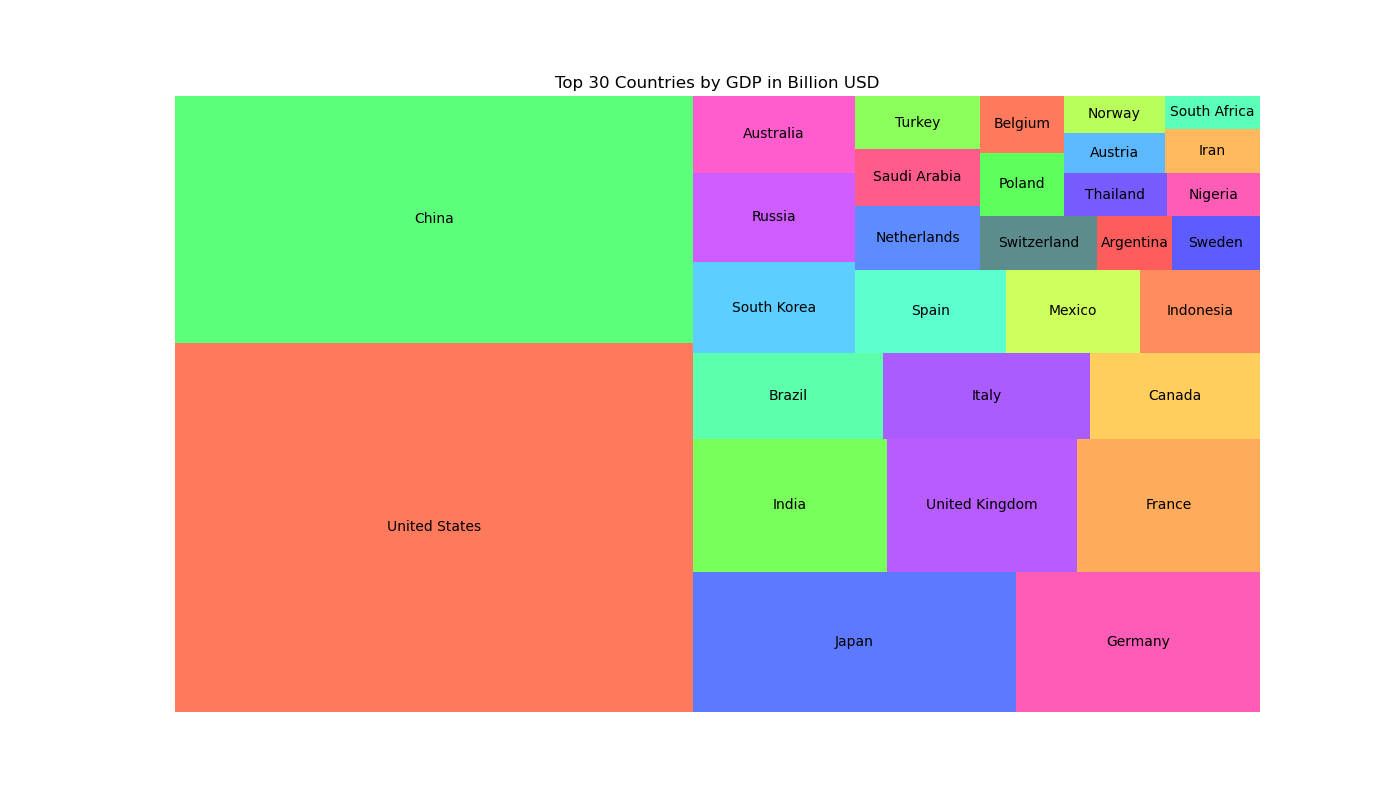

The script that drew this image:

import matplotlib.pyplot as plt
import squarify

# Data
labels = [
    'United States', 'China', 'Japan', 'Germany', 'India', 'United Kingdom', 
    'France', 'Brazil', 'Italy', 'Canada', 'South Korea', 'Russia', 
    'Australia', 'Spain', 'Mexico', 'Indonesia', 'Netherlands', 'Saudi Arabia', 
    'Turkey', 'Switzerland', 'Argentina', 'Sweden', 'Poland', 'Belgium', 
    'Thailand', 'Nigeria', 'Austria', 'Norway', 'Iran', 'South Africa'
]
sizes = [
    21433, 14343, 5082, 3846, 2875, 2827, 2716, 1839, 2001, 1643, 1646, 1634, 
    1392, 1400, 1250, 1119, 902, 792, 743, 707, 449, 531, 595, 529, 501, 448, 
    459, 418, 470, 351
]
colors = [
    "#FF5733", "#33FF57", "#3357FF", "#FF33A6", "#57FF33", "#A633FF", 
    "#FF9633", "#33FF96", "#9633FF", "#FFC233", "#33C2FF", "#C233FF", 
    "#FF33C2", "#33FFC2", "#C2FF33", "#FF6F33", "#336FFF", "#FF336F", 
    "#6FFF33", "#336F6F", "#FF3333", "#3333FF", "#33FF33", "#FF5733", 
    "#5733FF", "#FF33A6", "#33A6FF", "#A6FF33", "#FFA633", "#33FFA6"
]

# Plot
plt.figure(figsize=(14, 8))
squarify.plot(sizes=sizes, label=labels, color=colors, alpha=.8)
plt.title('Top 30 Countries by GDP in Billion USD')
plt.axis('off')
plt.show()
